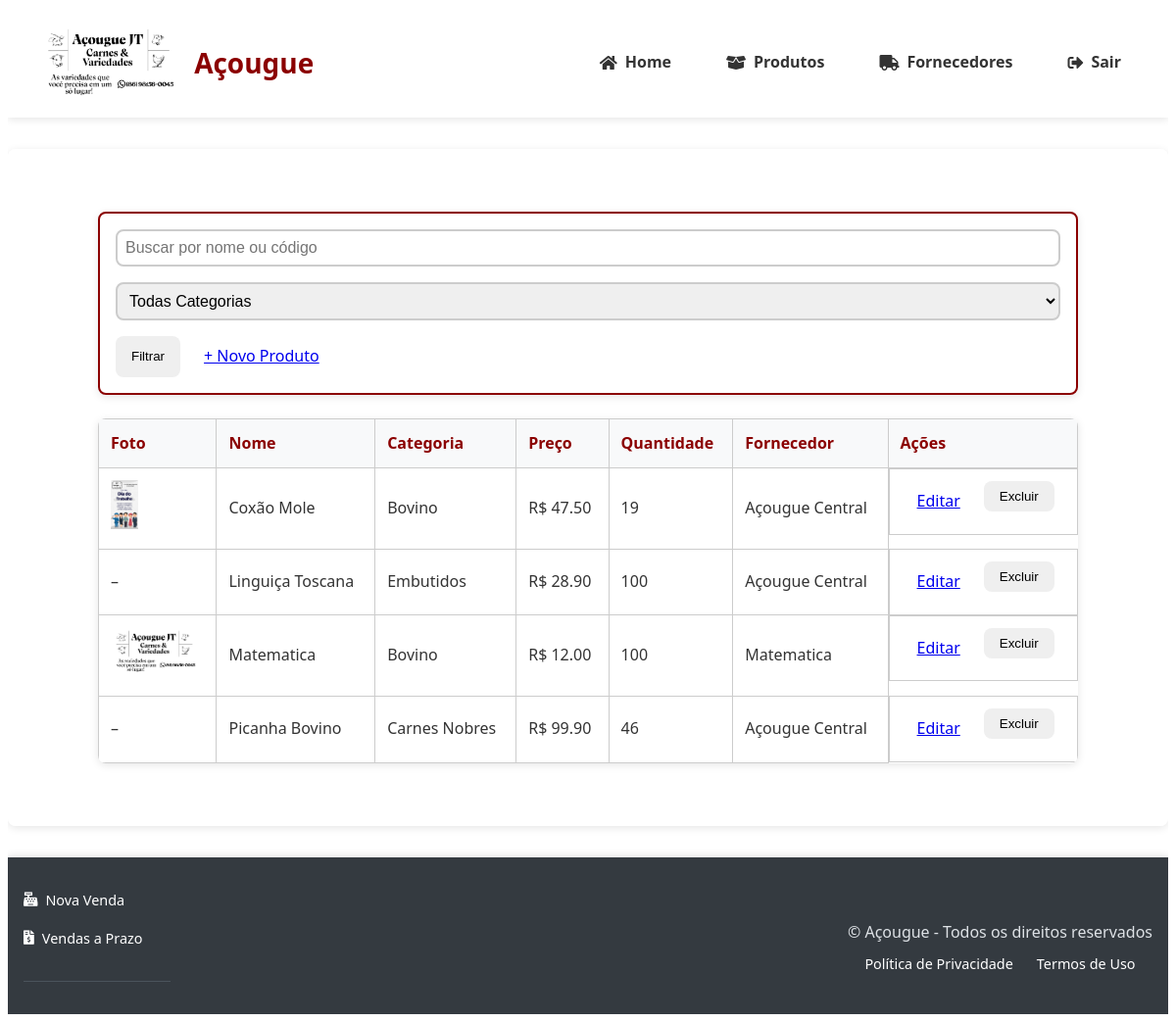
Page /produtos (signed in) on the earlier database version.
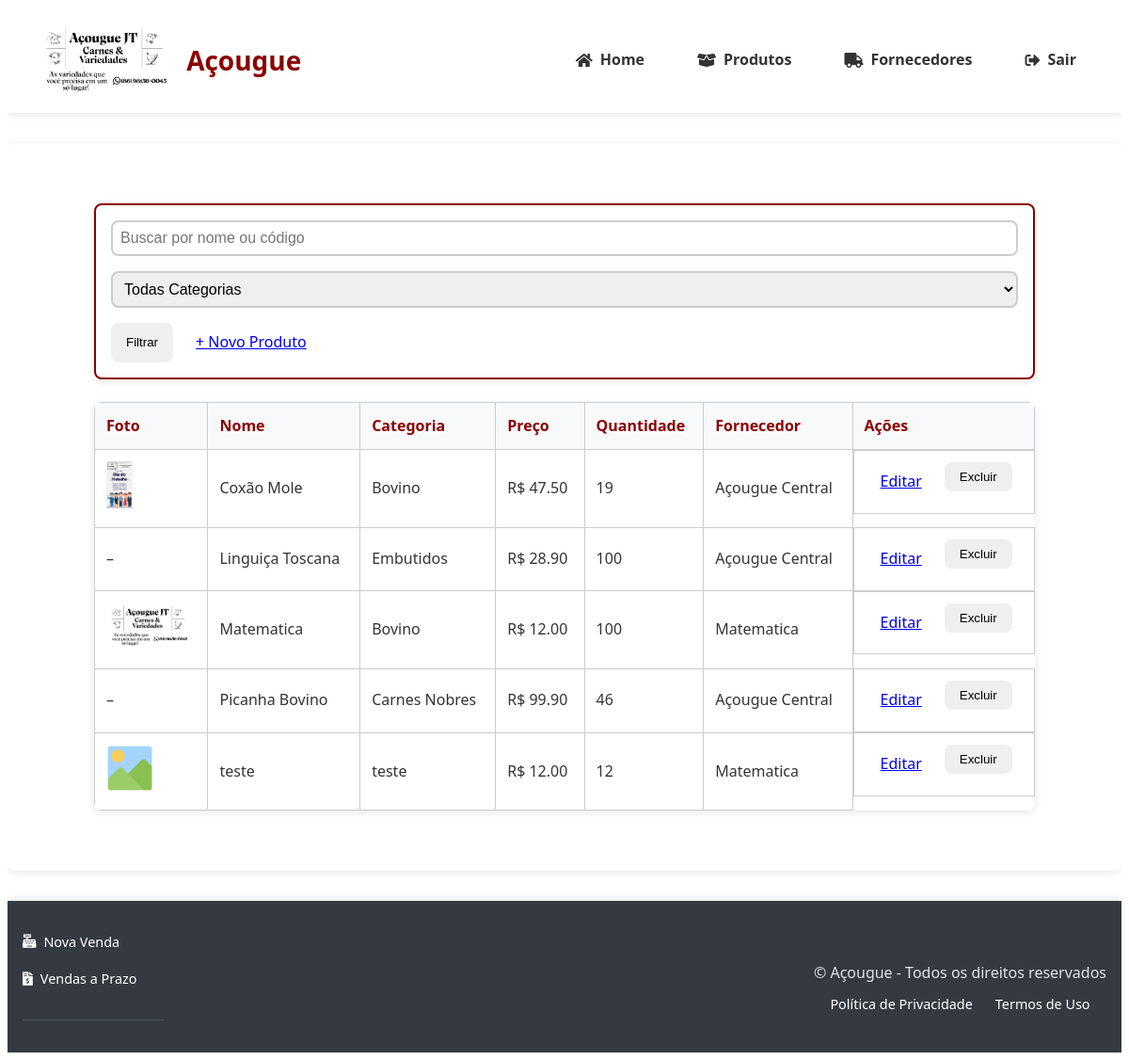
Same page on the later database version.
### tables this page shows
CREATE TABLE produtos (
                id INTEGER PRIMARY KEY AUTOINCREMENT,
                nome TEXT NOT NULL,
                descricao TEXT,
                categoria TEXT NOT NULL,
                preco DECIMAL(10,2) NOT NULL,
                quantidade INTEGER NOT NULL,
                estoque_minimo INTEGER DEFAULT 0,
                codigo_barras TEXT UNIQUE,
                foto TEXT,
                fornecedor_id INTEGER REFERENCES fornecedores(id) ON DELETE SET NULL,
                data_validade DATE,
                created_at TIMESTAMP DEFAULT CURRENT_TIMESTAMP,
                updated_at TIMESTAMP DEFAULT CURRENT_TIMESTAMP,
                tipo_venda TEXT NOT NULL DEFAULT 'unidade'
            );

CREATE TABLE fornecedores (
                id INTEGER PRIMARY KEY AUTOINCREMENT,
                nome TEXT NOT NULL,
                cnpj TEXT UNIQUE NOT NULL,
                contato TEXT NOT NULL,
                endereco TEXT
            );

### app.py (the view)
@app.route('/produtos')
@login_required
@role_required('gerente')
def listar_produtos():
    search = request.args.get('search', '')
    categoria = request.args.get('categoria', '')
    query = '''
        SELECT p.*, f.nome AS fornecedor
        FROM produtos AS p
        LEFT JOIN fornecedores AS f ON p.fornecedor_id = f.id
        WHERE 1=1
    '''
    params = []
    if search:
        query += " AND (p.nome LIKE ? OR p.codigo_barras = ?)"
        params.extend([f'%{search}%', search])
    if categoria:
        query += " AND p.categoria = ?"
        params.append(categoria)
    query += " ORDER BY p.nome"
    with get_db_connection() as conn:
        cursor = conn.cursor()
        cursor.execute(query, params)
        produtos = [dict(zip([column[0] for column in cursor.description], row))
                    for row in cursor.fetchall()]
    return render_template('produtos/listar.html',
                           produtos=produtos,
                           categorias=get_categorias())

### app.py (called while the page is built)
def get_categorias():
    with get_db_connection() as conn:
        cursor = conn.cursor()
        cursor.execute("SELECT DISTINCT categoria FROM produtos")
        return [row[0] for row in cursor.fetchall()]

@app.context_processor
def utility_processor():
    return {
        'format_currency': lambda value: f"R$ {value:,.2f}".replace(',', '_').replace('.', ',').replace('_', '.'),
        'now': datetime.now
    }

### banco_dados.py (called while the page is built)
@contextmanager
def get_db_connection():
    conn = sqlite3.connect('acougue.db')
    conn.row_factory = sqlite3.Row
    conn.execute("PRAGMA foreign_keys = ON")
    try:
        yield conn
    finally:
        conn.close()

### templates/produtos/listar.html (shortened to what this page needs)
{% extends 'base.html' %}
{% block content %}
<div class="dashboard-container">
    <div class="filters card" style="margin-bottom: 1.5rem;">
        <form method="GET" style="display: flex; flex-wrap: wrap; gap: 1rem; align-items: center;">
            <input class="form-control" type="text" name="search" placeholder="Buscar por nome ou código" value="{{ request.args.get('search', '') }}">
            <select class="form-control" name="categoria">
                <option value="">Todas Categorias</option>
            </select>
            <div class="form-buttons" style="display: flex; gap: 0.5rem;">
                <button type="submit" class="btn btn-primary">Filtrar</button>
                <a href="{{ url_for('novo_produto') }}" class="btn btn-primary">+ Novo Produto</a>
            </div>
        </form>
    </div>
    <div class="table-responsive">
        <table class="table">
            <thead>
                <tr>
                    <th>Foto</th>
                    <th>Nome</th>
                    <th>Categoria</th>
                    <th>Preço</th>
                    <th>Quantidade</th>
                    <th>Fornecedor</th>
                    <th>Ações</th>
                </tr>
            </thead>
            <tbody>
                {% for p in produtos %}
                <tr>
                    <td>
                        {% if p.foto %}
                            <img src="{{ url_for('static', filename='uploads/' ~ p.foto) }}" alt="{{ p.nome }}" style="height: 50px;">
                        {% else %}
                            –
                        {% endif %}
                    </td>
                    <td>{{ p.nome }}</td>
                    <td>{{ p.categoria }}</td>
                    <td>R$ {{ '%.2f'|format(p.preco) }}</td>
                    <td>{{ p.quantidade }}</td>
                    <td>{{ p.fornecedor or '–' }}</td>
                    <td style="display: flex; gap: 0.5rem;">
                        <a href="{{ url_for('editar_produto', id=p.id) }}" class="btn btn-primary">Editar</a>
                        <form method="POST" action="{{ url_for('excluir_produto', id=p.id) }}" onsubmit="return confirm('Tem certeza que deseja excluir este produto?');">
                            <button type="submit" class="btn btn-danger">Excluir</button>
                        </form>
                    </td>
                </tr>
                {% else %}
                <tr>
                    <td colspan="7" style="text-align:center;">Nenhum produto encontrado</td>
                </tr>
                {% endfor %}
            </tbody>
        </table>
    </div>
</div>
{% endblock %}

Differences in the rows shown:
added produtos: foto (picture), nome "teste", categoria "teste", preco "12.00", quantidade "12", nome "Matematica"
